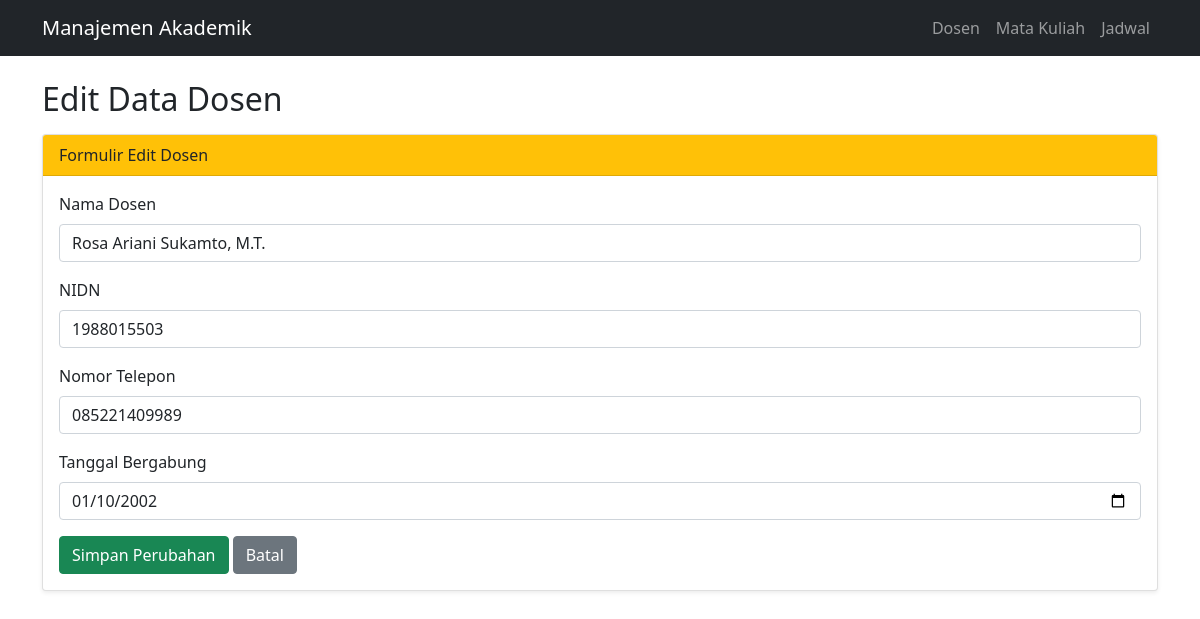
Screenshot of /index.php?action=edit&id=1 with the database file from the repository.
### tables this page shows
CREATE TABLE IF NOT EXISTS lecturers (
    id INT UNSIGNED NOT NULL AUTO_INCREMENT,
    name VARCHAR(100) NOT NULL,
    nidn VARCHAR(20) NOT NULL,
    phone VARCHAR(20) NOT NULL,
    join_date DATE NOT NULL,
    PRIMARY KEY (id)
);

### controllers/LecturerController.php (called while the page is built, shortened)
<?php
require_once __DIR__ . "/../models/Lecturer.php";
class LecturerController {
    private $lecturerModel;
    public function __construct($conn) {
        $this->lecturerModel = new Lecturer($conn);
    }
    public function edit() {
        $id = filter_input(INPUT_GET, 'id', FILTER_VALIDATE_INT);
        $lecturer = $this->lecturerModel->getById($id);
        require __DIR__ . "/../views/lecturers/edit.php";
    }
}

### models/Lecturer.php (called while the page is built, shortened)
<?php
class Lecturer {
    private $conn;
    public function __construct($conn) {
        $this->conn = $conn;
    }
    public function getById($id) {
        $sql = "SELECT * FROM lecturers WHERE id = ?";
        $stmt = $this->conn->prepare($sql);
        $stmt->bind_param("i", $id);
        $stmt->execute();
        $result = $stmt->get_result();
        $lecturer = $result->fetch_assoc();
        return $lecturer;
    }
}

### views/lecturers/edit.php (the view, shortened to what this page needs)
<?php
require __DIR__ . "/../layouts/header.php";
?>
<h2 class="mb-3">Edit Data Dosen</h2>
<div class="card shadow-sm">
    <div class="card-header bg-warning">
        Formulir Edit Dosen
    </div>
    <div class="card-body">
        <form action="index.php?action=update" method="POST">
            <div class="mb-3">
                <label class="form-label">Nama Dosen</label>
                <input type="text" name="name" class="form-control" maxlength="100"
                      value="<?= htmlspecialchars($lecturer['name'], ENT_QUOTES, 'UTF-8'); ?>"
                      required>
            </div>
            <div class="mb-3">
                <label class="form-label">NIDN</label>
                <input type="text" name="nidn" class="form-control" maxlength="20"
                      value="<?= htmlspecialchars($lecturer['nidn'], ENT_QUOTES, 'UTF-8'); ?>"
                      required>
            </div>
            <div class="mb-3">
                <label class="form-label">Nomor Telepon</label>
                <input type="text" name="phone" class="form-control" maxlength="20"
                      value="<?= htmlspecialchars($lecturer['phone'], ENT_QUOTES, 'UTF-8'); ?>"
                      required>
            </div>
            <div class="mb-3">
                <label class="form-label">Tanggal Bergabung</label>
                <input type="date" name="join_date" class="form-control"
                      value="<?= htmlspecialchars($lecturer['join_date'], ENT_QUOTES, 'UTF-8'); ?>"
                      required>
            </div>
            <button type="submit" class="btn btn-success">
                Simpan Perubahan
            </button>
            <a href="index.php" class="btn btn-secondary">
                Batal
            </a>
        </form>
    </div>
</div>
<?php
require __DIR__ . "/../layouts/footer.php";
?>

### rows the page displays
lecturers: name "Rosa Ariani Sukamto, M.T.", nidn "1988015503", phone "085221409989", join_date "01/10/2002"
